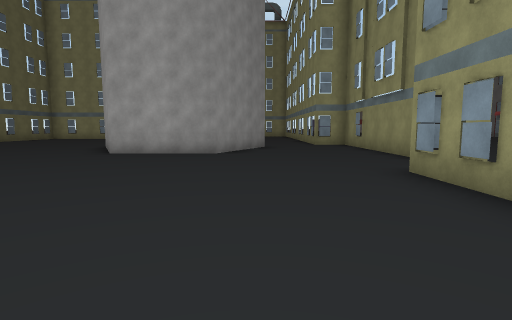
view 1 (above)

17 first-person views from a walk through a Unity game level. The camera is 1.4 m above the floor, tilts 6° down and sees 80° across. The floor is counted in squares, 2 m on a side. Each view is taken from the middle of a square. On the plan, view 1 faces up. The plan holds only what a view shows up to about 10 squares ahead; the rest is blank. The place goes on beyond the plan. Some animated figures are left out. Door leaves are left out, so doorways stand open. Some surface patterns are stand-ins.

view 2
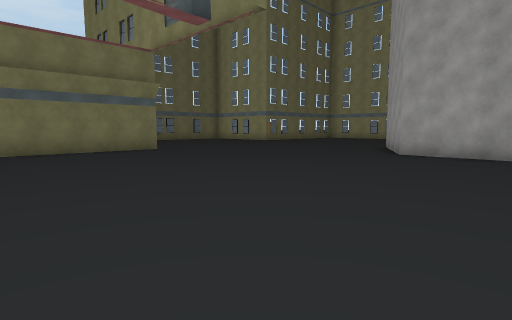

view 3
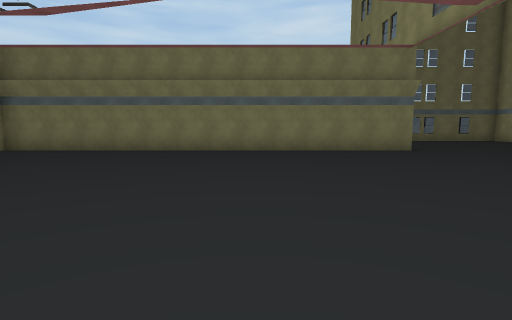

view 4
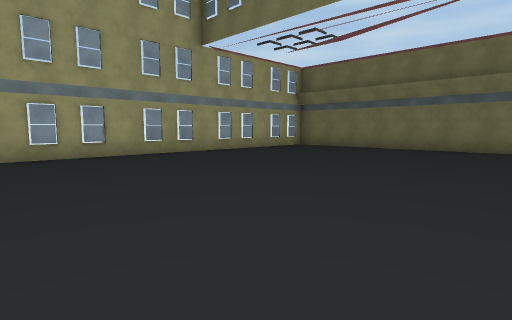

view 5
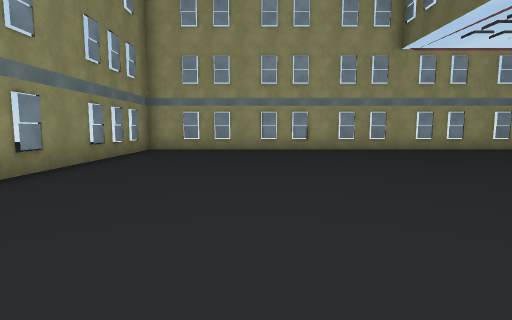

view 6
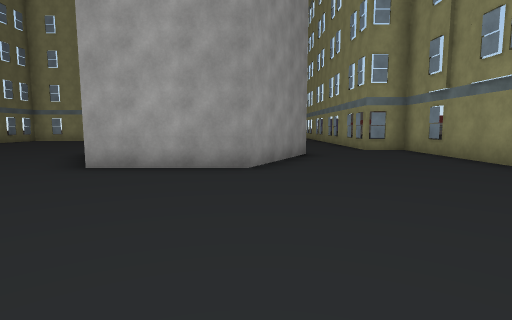

view 7
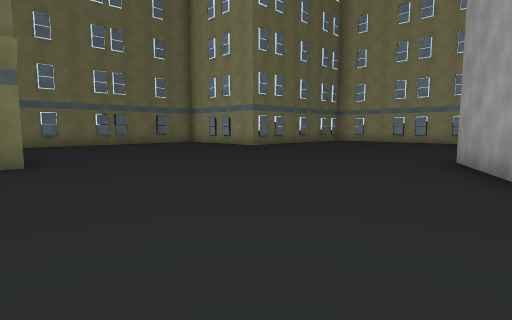

view 8
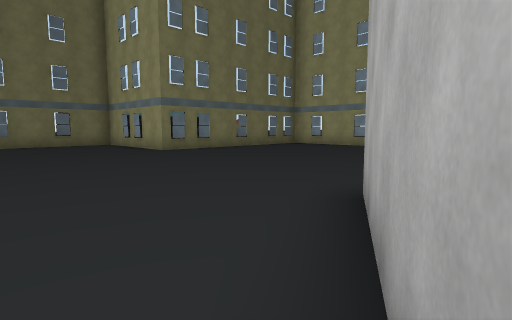

view 9
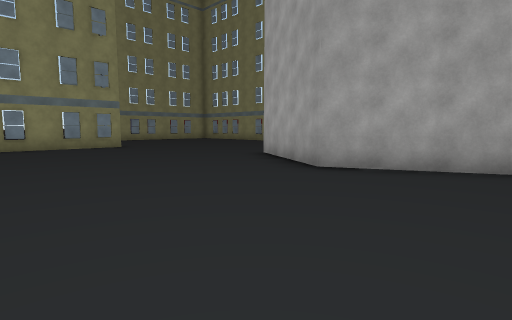

view 10
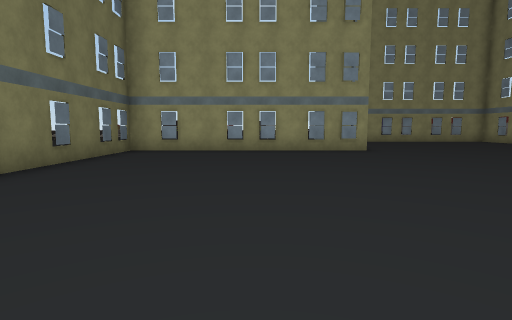

view 11
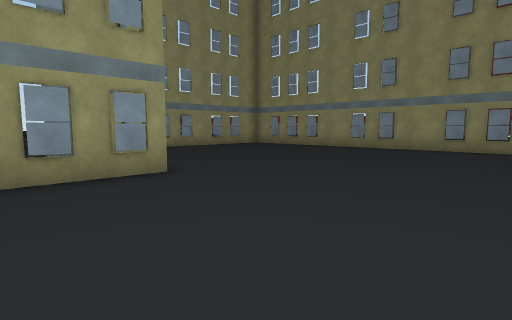

view 12
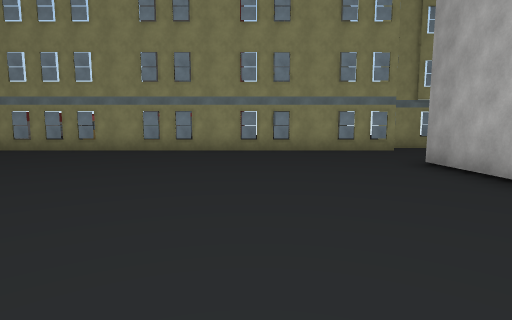

view 13
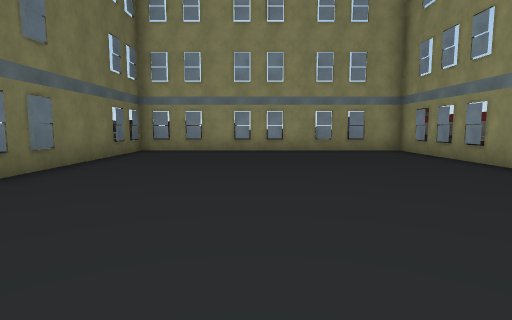

view 14
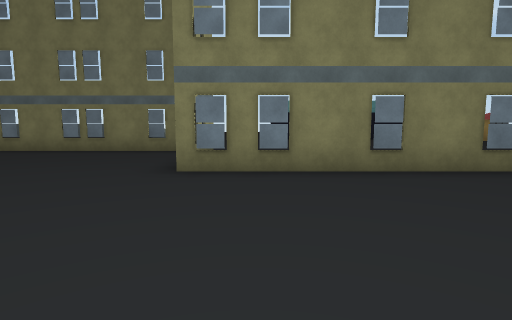

view 15
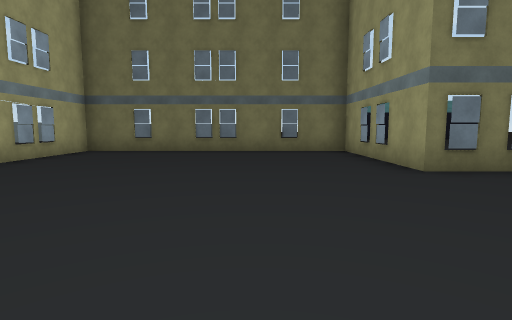

view 16
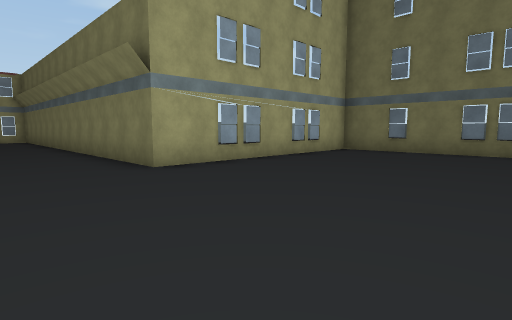

view 17
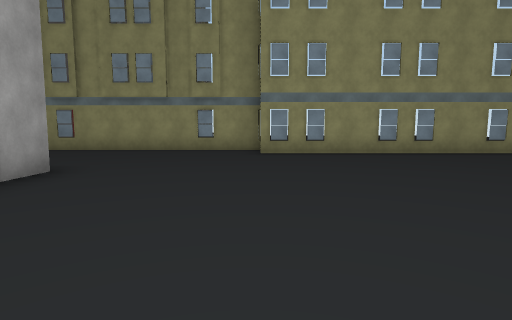

### Floor plan
Points are (right, up) in squares from view 1. A wall is a line through its corners. A room is listed if a view was taken in it or the views show most of it. See-through windows are left out.
Room 1 (views 1, 2, 3, 4, 5, 6, 7, 8, 9, 10, 11, 12, 13, 14, 15, 16, 17)
walls: (-3.1, 13.7) (-1.1, 13.7); (0.3, 11) (-1.1, 8.3) (-4, 8.3) (-5.4, 11) (-4, 13.7); (3.7, 4.9) (3.7, 12.7) (2.5, 12.7) (2.5, 25.5) (-5.6, 25.5) (-5.6, 20.1); (-5.5, 19.5) (-12.9, 19.5) (-12.9, 12.7) (-17.3, 12.7) (-17.3, 4.9) (-10.5, 4.9) (-10.5, -7.9) (2.5, -7.9) (2.5, 4.9); (-17, 4.1) (-15.5, 4.1)

Where each view was taken, in squares from view 1:
view 1: 0 up, 0 right, facing up
view 2: 0 up, 1 left, facing up-left
view 3: 0 up, 1 left, facing left
view 4: 0 up, 0 right, facing down-left
view 5: 2 up, 1 left, facing down
view 6: 3 up, 1 left, facing up
view 7: 4 up, 4 left, facing up-left
view 8: 8 up, 4 left, facing up-left
view 9: 8 up, 10 left, facing up-right
view 10: 10 up, 9 left, facing up
view 11: 15 up, 8 left, facing up-right
view 12: 17 up, 7 left, facing right
view 13: 16 up, 2 left, facing up
view 14: 14 up, 8 left, facing left
view 15: 10 up, 8 left, facing left
view 16: 10 up, 8 left, facing down-left
view 17: 5 up, 6 left, facing right
